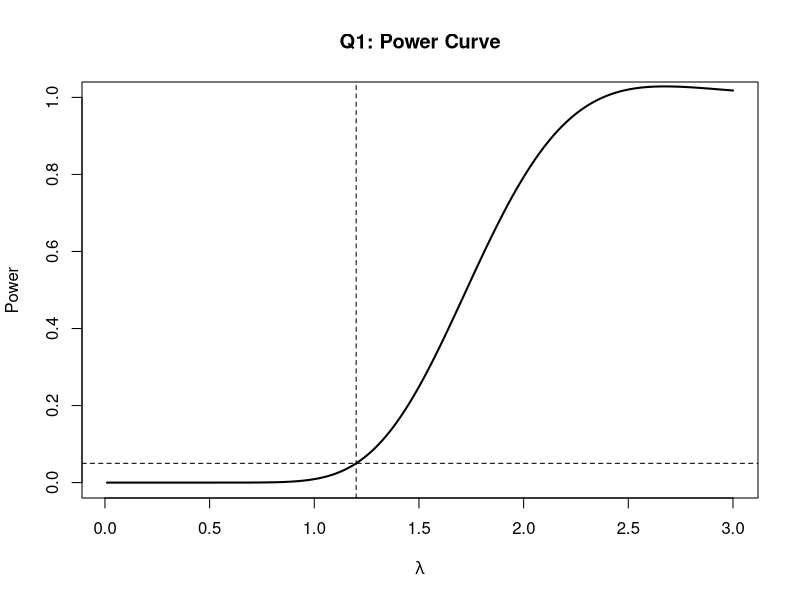
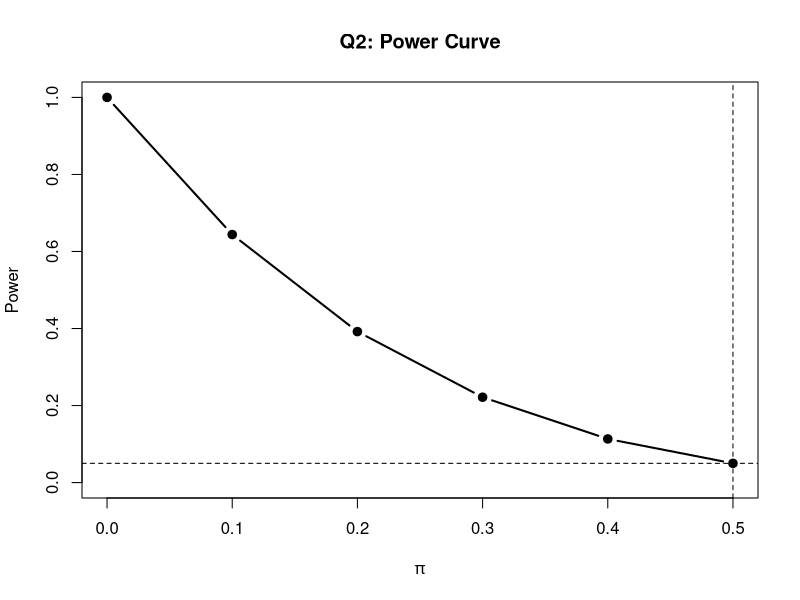

R code for these plots, in order:
# ============================================================
# STATISTICAL INFERENCE - RANDOMIZED TESTS
# ============================================================


# ============================================================
# QUESTION 1
# ============================================================

# Xi ~ Poisson(lambda)
# n = 10
#
# H0: lambda = 1.2
# H1: lambda > 1.2
#
# X = sum(Xi)
# Therefore X ~ Poisson(10*lambda)
#
# For H1: lambda > 1.2, reject for large X.
#
# alpha = 0.05


alpha = 0.05

lambda0 = 1.2

# Under H0:
# X ~ Poisson(10*1.2) = Poisson(12)

mu0 = 10*lambda0

# Find critical value
# P(X > c) < alpha
# P(X >= c) >= alpha
#
# For lambda = 1.2:
# P(X > 20) < 0.05
# P(X >= 20) > 0.05
#
# Therefore c = 20

c = 20

p_greater = ppois(c, lambda = mu0, lower.tail = FALSE)

p_equal = dpois(c, lambda = mu0)

# Randomization probability
#
# alpha = P(X > c) + gamma*P(X = c)
#
# Therefore
# gamma = [alpha - P(X > c)] / P(X = c)

gamma = (alpha - p_greater)/p_equal

c
p_greater
p_equal
gamma


# UMP randomized test:
#
# Reject H0 if X > 20
# Reject H0 with probability gamma if X = 20
# Accept H0 if X < 20


# ------------------------------------------------------------
# POWER CURVE
# ------------------------------------------------------------

lambda = seq(0.01, 3, by = 0.01)

# Under any lambda:
# X ~ Poisson(10*lambda)
#
# Power =
# P(X > 20) + gamma*P(X = 20)

power = ppois(c, lambda = 10*lambda, lower.tail = FALSE) +
        gamma*dpois(c, lambda = 10*lambda)

plot(lambda, power,
     type = "l",
     lwd = 2,
     ylim = c(0, 1),
     xlab = expression(lambda),
     ylab = "Power",
     main = "Q1: Power Curve")

abline(h = alpha, lty = 2)
abline(v = lambda0, lty = 2)


# ============================================================
# QUESTION 2
# ============================================================

# Total pencils = 10
# Four children select pencils without replacement.
#
# pi = proportion of red pencils
#
# H0: pi = 0.5
# H1: pi < 0.5
#
# Under H0:
# Number of red pencils = 10*0.5 = 5
#
# X = number of red pencils selected
#
# X ~ Hypergeometric(N = 10, K = 5, n = 4)
#
# alpha = 0.05
#
# Since H1: pi < 0.5,
# reject for SMALL values of X.


alpha = 0.05

N = 10
K = 5
n = 4

# Under H0:
# P(X = 0)

p0 = dhyper(0, m = K, n = N-K, k = n)

# P(X = 1)

p1 = dhyper(1, m = K, n = N-K, k = n)

p0
p1


# We have:
#
# P(X = 0) = 0.0238095
#
# P(X <= 1) = 0.2619048
#
# Therefore:
# Reject if X = 0
# Randomize if X = 1


c = 1

# Randomization probability:
#
# alpha = P(X = 0) + gamma*P(X = 1)
#
# gamma = [alpha - P(X = 0)] / P(X = 1)

gamma = (alpha - p0)/p1

gamma


# UMP randomized test:
#
# Reject H0 if X < 1
# Reject H0 with probability gamma if X = 1
# Accept H0 if X > 1


# ------------------------------------------------------------
# WHEN EXACTLY ONE CHILD HAS A RED PENCIL
# ------------------------------------------------------------

# Observed X = 1
#
# Since X = 1 is the randomization point,
# reject H0 with probability gamma.

gamma


# ============================================================
# POWER CURVE FOR QUESTION 2
# ============================================================

# If there are K red pencils:
# K = 0, 1, 2, 3, 4, 5
#
# pi = K/10
#
# Power =
# P(X = 0) + gamma*P(X = 1)


K = 0:5

pi = K/10

power = dhyper(0,
               m = K,
               n = N-K,
               k = n) +
        gamma*dhyper(1,
                     m = K,
                     n = N-K,
                     k = n)

power


# Plot power curve

plot(pi, power,
     type = "b",
     pch = 19,
     lwd = 2,
     ylim = c(0, 1),
     xlab = expression(pi),
     ylab = "Power",
     main = "Q2: Power Curve")

abline(h = alpha, lty = 2)
abline(v = 0.5, lty = 2)
